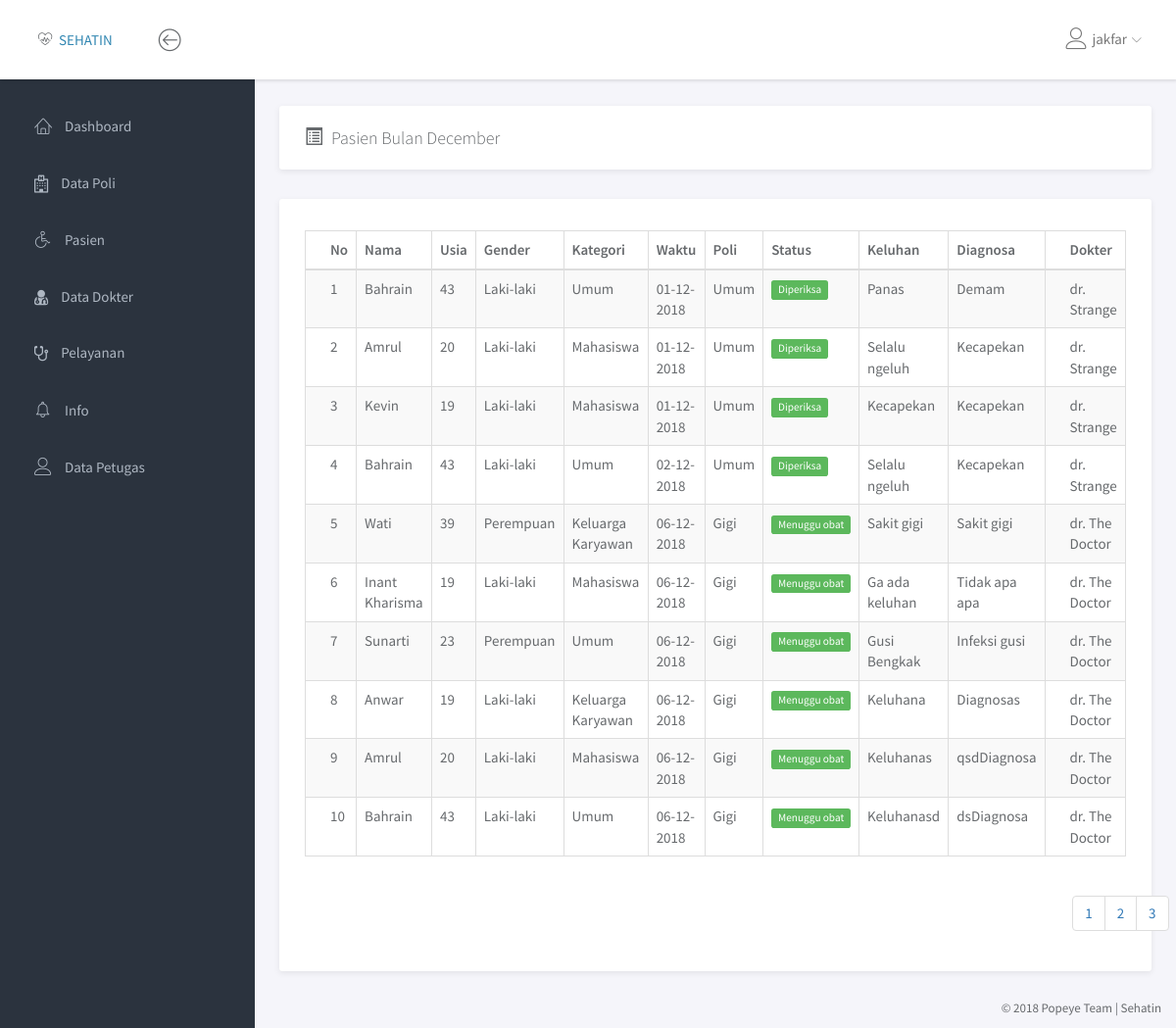
/kunjungan/pasien_bulan_ini.php (signed in), run on the app's committed database.
### tables this page shows
CREATE TABLE `pasien` (
  `id_pasien` int(11) NOT NULL,
  `no_identitas` varchar(16) NOT NULL,
  `nama` varchar(50) NOT NULL,
  `tmpt_lahir` varchar(30) NOT NULL,
  `tgl_lahir` date NOT NULL,
  `gender` enum('Laki-laki','Perempuan') NOT NULL,
  `alamat` varchar(60) NOT NULL,
  `no_hp` varchar(13) NOT NULL,
  `pendidikan` varchar(5) NOT NULL,
  `status_perkawinan` enum('Belum Kawin','Kawin') NOT NULL,
  `kategori` enum('Umum','Karyawan','Keluarga Karyawan','Mahasiswa') NOT NULL
);

### kunjungan/pasien_bulan_ini.php (the view, shortened to what this page needs)
<!doctype html>
<html lang="en">
<head>
<link rel="stylesheet" href="../assets/vendor/bootstrap/css/bootstrap.min.css">
<link rel="stylesheet" href="../assets/vendor/font-awesome/css/font-awesome.min.css">
<link rel="stylesheet" href="../assets/vendor/linearicons/style.css">
<link rel="stylesheet" href="../assets/vendor/chartist/css/chartist-custom.css">
<link rel="stylesheet" href="../assets/css/main.css">
</head>
<body>
<div id="wrapper">
  <?php
  include '../dashboard/navbar.php';
  include '../dashboard/left_sidebar.php';
  $bulan = date("F");
  ?>
  <div class="main">
    <div class="main-content">
      <div class="container-fluid">
        <div class="panel">
          <div class="panel-heading">
            <h1 class="panel-title"><i class="glyphicon glyphicon-list-alt"></i>&ensp;Pasien Bulan <?php echo $bulan ?></h1>
          </div>
        </div>
        <div class="row">
          <div class="col-md-12">
            <div class="panel">
              <br>
                  <div class="panel-body">
                    <div class="table-responsive">
                      <table class="table table-striped table-hover table-bordered">
                        <thead>
                          <tr>
                            <th>No</th>
                            <th>Nama</th>
                            <th>Usia</th>
                            <th>Gender</th>
                            <th>Kategori</th>
                            <th>Waktu</th>
                            <th>Poli</th>
                            <th>Status</th>
                            <th>Keluhan</th>
                            <th>Diagnosa</th>
                            <th>Dokter</th>
                          </tr>
                        </thead>
                        <tbody>
                          <?php
                          $now = date('d-m-Y');
                          $now = explode("-", $now);
                          $now = $now[1];
                          if (isset($_POST['btn_cari'])) {
                          }
                          else{
                            $halaman = 10;
                            $page = isset($_GET['halaman']) ? (int)$_GET['halaman'] : 1;
                            $mulai = ($page > 1) ? ($page * $halaman) - $halaman : 0;
                            $query = "SELECT DISTINCT p.*, a.status, a.waktu, a.keluhan, poli.poli, pm.diagnosa, d.nm_dokter FROM pasien p INNER JOIN antrian a ON a.id_pasien = p.id_pasien INNER JOIN poli ON a.id_poli = poli.id_poli INNER JOIN pemeriksaan pm ON pm.id_antrian = a.id_antrian INNER JOIN dokter d ON d.id_dokter = pm.id_dokter WHERE month(waktu) = '$now' ORDER BY a.waktu ASC LIMIT $mulai, $halaman";
                            $ttl = mysqli_query($con, "SELECT COUNT(*) AS jml_pasien FROM antrian WHERE month(waktu) = '$now'");
                          }
                          $result = mysqli_query($con, $query);
                          $jml_pasien = mysqli_fetch_assoc($ttl);
                          $pages = ceil($jml_pasien['jml_pasien'] / $halaman);
                          $no = $mulai + 1;
                          foreach ($result as $val) {
                            $today = new DateTime();
                            $tgl_lahir = new DateTime($val['tgl_lahir']);
                            $usia = $today->diff($tgl_lahir)->y;
                            $t = explode(" ", $val['waktu']);
                            $time = date("d-m-Y", strtotime($t[0]));
                            echo "<tr>
                            <td>$no</td>
                            <td>$val[nama]</td>
                            <td>$usia</td>
                            <td>$val[gender]</td>
                            <td>$val[kategori]</td>
                            <td>$time</td>
                            <td>$val[poli]</td>
                            <td><span class='label label-success'>$val[status]</span></td>
                            <td>$val[keluhan]</td>
                            <td>$val[diagnosa]</td>
                            <td>$val[nm_dokter]</td>
                            </tr>
                            ";
                            $no++;
                          }
                          ?>
                        </tbody>
                      </table>
                    </div>
                    <?php if (!isset($_POST['btn_cari'])): ?>
                      <div class="col-md-2 col-md-offset-11">
                        <ul class="pagination">
                          <?php for ($i=1; $i <= $pages ; $i++) { ?>
                            <li> <a href="?halaman=<?php echo $i ?>" class="<?php echo $i==$_GET['halaman'] ? 'active' : '' ?>"> <?php echo $i ?> </a> </li>
                          <?php } ?>
                        </ul>
                      </div>
                    <?php endif; ?>
              </div>
            </div>
          </div>
        </div>
      </div>
    </div>
  </div>
  <?php include '../dashboard/footer.php'; ?>
  </div>
</body>
</html>

### assets/css/main.css (style rules this page uses)
html { position: relative; min-height: 100%; }
body { background-color: #F3F5F8; font-family: "Source Sans Pro", sans-serif; font-size: 15px; color: #676a6d; }
a { color: #3287B2; }
th { font-weight: 600; }
#wrapper .main { -webkit-transition: all 0.3s ease-in-out; -moz-transition: all 0.3s ease-in-out; -ms-transition: all 0.3s ease-in-out; -o-transition: all 0.3s ease-in-out; transition: all 0.3s ease-in-out; width: calc(100% - 260px); left: 0; position: relative; float: right; background-color: #f5f5fa; }
#wrapper #sidebar-nav, #wrapper .main { padding-top: 80px; }
.main-content { padding: 28px 10px; }
.panel { -webkit-border-radius: 3px; -moz-border-radius: 3px; border-radius: 3px; -moz-box-shadow: 0 2px 6px rgba(0, 0, 0, 0.08); -webkit-box-shadow: 0 2px 6px rgba(0, 0, 0, 0.08); box-shadow: 0 2px 6px rgba(0, 0, 0, 0.08); background-color: #fff; margin-bottom: 30px; }
.panel .panel-heading, .panel .panel-body, .panel .panel-footer { padding-left: 25px; padding-right: 25px; }
.panel .panel-heading { padding-top: 20px; padding-bottom: 20px; position: relative; }
.panel .panel-heading .panel-title { margin: 0; font-size: 18px; font-weight: 300; }
.panel .panel-body { padding-top: 10px; padding-bottom: 15px; }
.panel .table > thead > tr > td:first-child, .panel .table > thead > tr > th:first-child, .panel .table > tbody > tr > td:first-child, .panel .table > tbody > tr > th:first-child, .panel .table > tfoot > tr > td:first-child, .panel .table > tfoot > tr > th:first-child { padding-left: 25px; }
.panel .table > thead > tr > td:last-child, .panel .table > thead > tr > th:last-child, .panel .table > tbody > tr > td:last-child, .panel .table > tbody > tr > th:last-child, .panel .table > tfoot > tr > td:last-child, .panel .table > tfoot > tr > th:last-child { padding-left: 25px; }
.label { font-weight: normal; }

### data on the page
pasien: nama "Bahrain", gender "Laki-laki", kategori "Umum", time "01-12-2018", val "Umum", val "Diperiksa", val "Panas", val "Demam", val "dr. Strange", time "02-12-2018", val "Selalu ngeluh", val "Kecapekan", time "06-12-2018", val "Gigi", val "Menuggu obat", val "Keluhanasd", val "dsDiagnosa", val "dr. The Doctor"
pasien: nama "Amrul", gender "Laki-laki", kategori "Mahasiswa", time "01-12-2018", val "Umum", val "Diperiksa", val "Selalu ngeluh", val "Kecapekan", val "dr. Strange", time "06-12-2018", val "Gigi", val "Menuggu obat", val "Keluhanas", val "qsdDiagnosa", val "dr. The Doctor"
pasien: nama "Kevin", gender "Laki-laki", kategori "Mahasiswa", time "01-12-2018", val "Umum", val "Diperiksa", val "Kecapekan", val "dr. Strange"
pasien: nama "Wati", gender "Perempuan", kategori "Keluarga Karyawan", time "06-12-2018", val "Gigi", val "Menuggu obat", val "Sakit gigi", val "dr. The Doctor"
pasien: nama "Inant Kharisma", gender "Laki-laki", kategori "Mahasiswa", time "06-12-2018", val "Gigi", val "Menuggu obat", val "Ga ada keluhan", val "Tidak apa apa", val "dr. The Doctor"
pasien: nama "Sunarti", gender "Perempuan", kategori "Umum", time "06-12-2018", val "Gigi", val "Menuggu obat", val "Gusi Bengkak", val "Infeksi gusi", val "dr. The Doctor"
pasien: nama "Anwar", gender "Laki-laki", kategori "Keluarga Karyawan", time "06-12-2018", val "Gigi", val "Menuggu obat", val "Keluhana", val "Diagnosas", val "dr. The Doctor"

### other printed values
$_SESSION['username'] "jakfar"
